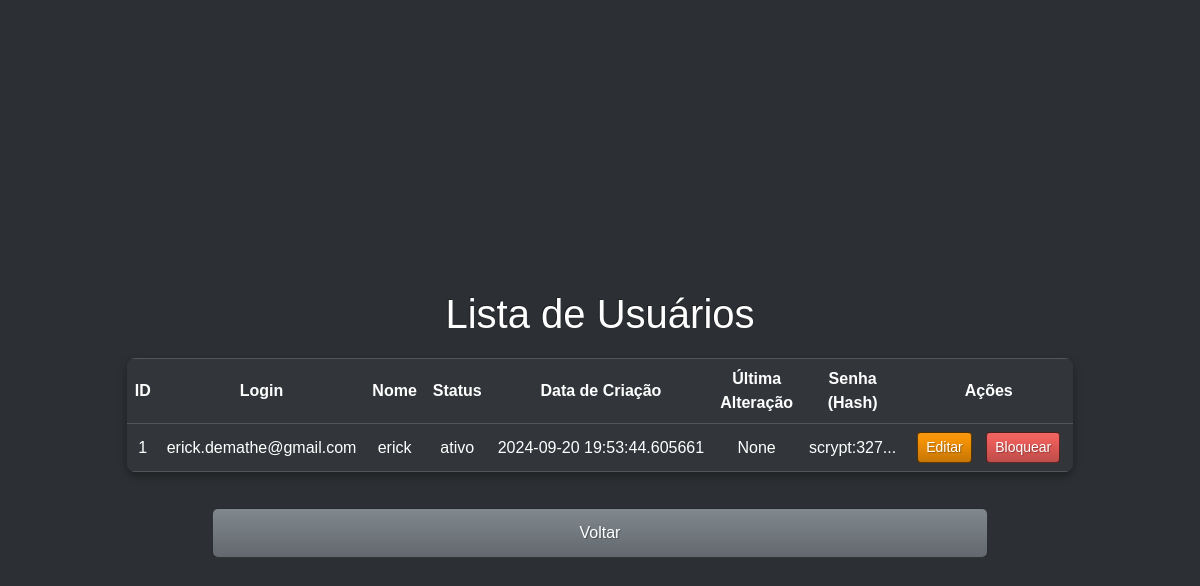
Before: /usuarios with the older database file.
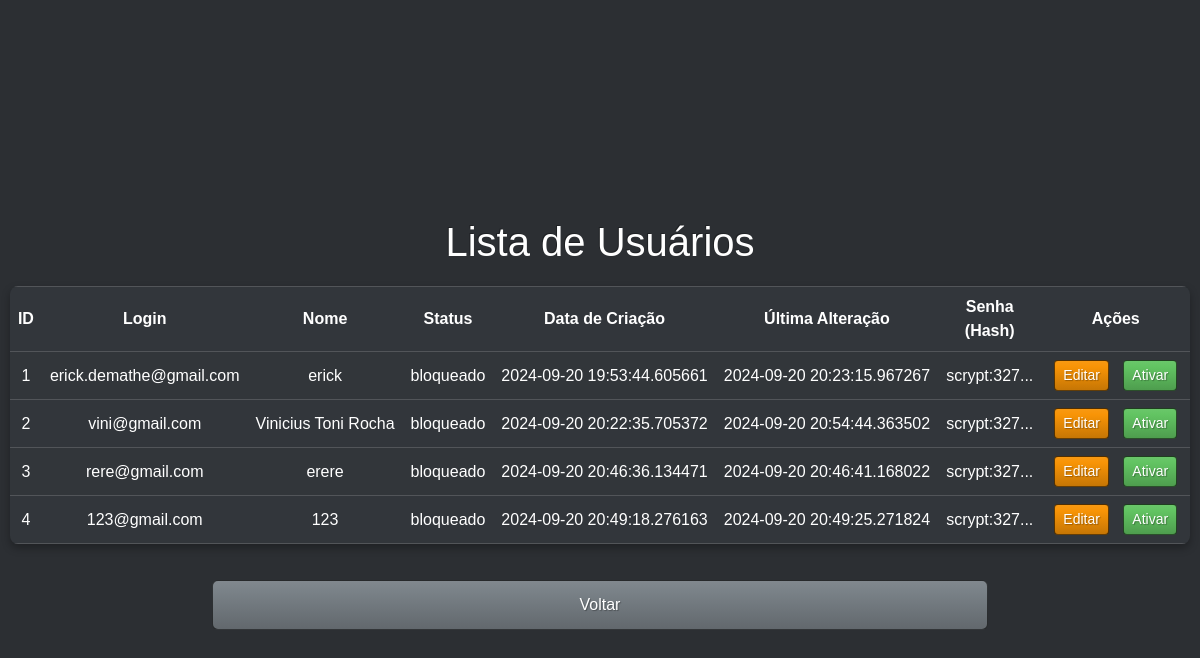
After: the same page with the newer database file.
### tables this page shows
CREATE TABLE usuarios (
    id INTEGER PRIMARY KEY AUTOINCREMENT,
    login TEXT UNIQUE NOT NULL,
    senha TEXT NOT NULL,
    nome TEXT NOT NULL,
    data_criacao TEXT NOT NULL,  -- Armazena a data como string no formato ISO8601
    status TEXT CHECK( status IN ('ativo','bloqueado') ) NOT NULL DEFAULT 'ativo',
    data_ultima_atualizacao TEXT  -- Pode ser nulo na criaÃ§Ã£o, preenchido em atualizaÃ§Ãµes
);

### main.py (the view)
@app.route('/usuarios', methods=['GET'])
def get_users():
    db = get_db()
    users = db.execute('SELECT * FROM usuarios').fetchall()
    return render_template('usuarios.html', users=users)

### main.py (called while the page is built)
def get_db():
    db = sqlite3.connect(DATABASE)
    db.row_factory = sqlite3.Row
    return db

### templates/usuarios.html (shortened to what this page needs)
<!DOCTYPE html>
<html lang="pt-BR">
<head>
    <link rel="stylesheet" href="{{ url_for('static', filename='css/bootstrap.min.css') }}">
</head>
<body>
    <div class="container mt-5">
        <h1>Lista de Usuários</h1>
        <table class="table table-striped table-dark table-bordered">
            <thead>
                <tr>
                    <th>ID</th>
                    <th>Login</th>
                    <th>Nome</th>
                    <th>Status</th>
                    <th>Data de Criação</th>
                    <th>Última Alteração</th>
                    <th class="col-senha">Senha (Hash)</th>
                    <th class="col-acoes">Ações</th>
                </tr>
            </thead>
            <tbody>
                {% for user in users %}
                <tr>
                    <td>{{ user.id }}</td>
                    <td>{{ user.login }}</td>
                    <td>{{ user.nome }}</td>
                    <td>{{ user.status }}</td>
                    <td>{{ user.data_criacao }}</td>
                    <td>{{ user.data_ultima_atualizacao }}</td>
                    <td class="col-senha" title="{{ user.senha }}">{{ user.senha[:10] }}...</td>
                    <td class="col-acoes">
                        <a href="{{ url_for('edit_user', id=user.id) }}" class="btn btn-warning btn-sm">Editar</a>
                        {% if user.status == 'ativo' %}
                        <form action="{{ url_for('block_user', id=user.id) }}" method="POST" style="display:inline;">
                            <button type="submit" class="btn btn-danger btn-sm">Bloquear</button>
                        </form>
                        {% elif user.status == 'bloqueado' %}
                        <form action="{{ url_for('activate_user', id=user.id) }}" method="POST" style="display:inline;">
                            <button type="submit" class="btn btn-success btn-sm">Ativar</button>
                        </form>
                        {% endif %}
                    </td>
                </tr>
                {% endfor %}
            </tbody>
        </table>
        <a href="{{ url_for('home') }}" class="btn btn-secondary">Voltar</a>
    </div>
</body>
</html>

Changed rows visible on the page:
changed usuarios "erick.demathe@gmail.com": status "ativo" → "bloqueado"; data_ultima_atualizacao "None" → "2024-09-20 20:23:15.967267"; status "Bloquear" → "Ativar"
added usuarios: id "2", login "vini@gmail.com", nome "Vinicius Toni Rocha", status "bloqueado", data_criacao "2024-09-20 20:22:35.705372", data_ultima_atualizacao "2024-09-20 20:54:44.363502", senha "scrypt:327"
added usuarios: id "3", login "rere@gmail.com", nome "erere", status "bloqueado", data_criacao "2024-09-20 20:46:36.134471", data_ultima_atualizacao "2024-09-20 20:46:41.168022", senha "scrypt:327"
added usuarios: id "4", login "123@gmail.com", nome "123", status "bloqueado", data_criacao "2024-09-20 20:49:18.276163", data_ultima_atualizacao "2024-09-20 20:49:25.271824", senha "scrypt:327"
